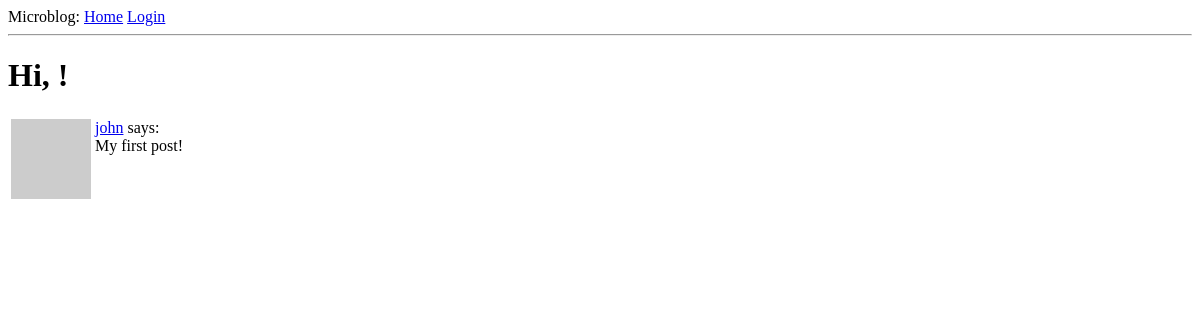
Before: /explore with the older database file.
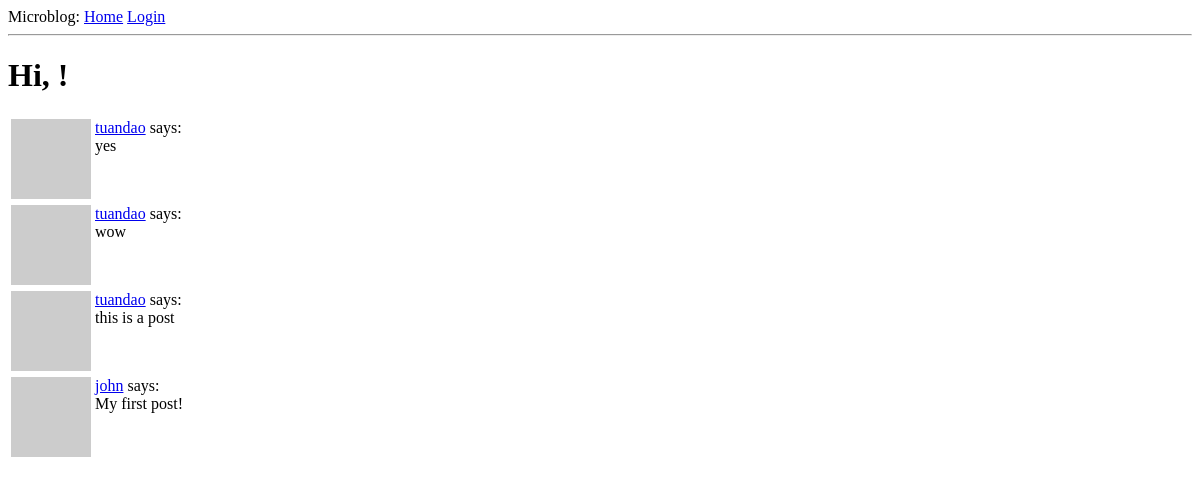
After: the same page with the newer database file.
### app/models.py (models this page shows, shortened)
class Post(db.Model):
    id = db.Column(db.Integer, primary_key=True)
    body = db.Column(db.String(140))
    timestamp = db.Column(db.DateTime, index=True, default=datetime.utcnow)
    user_id = db.Column(db.Integer, db.ForeignKey('user.id'))

class User(UserMixin, db.Model):
    id = db.Column(db.Integer, primary_key=True)
    username = db.Column(db.String(64), index=True, unique=True)
    email = db.Column(db.String(120), index=True, unique=True)
    password_hash = db.Column(db.String(128))
    posts = db.relationship('Post', backref='author', lazy='dynamic')
    about_me = db.Column(db.String(140))
    last_seen = db.Column(db.DateTime, default=datetime.utcnow)
    followed = db.relationship(
        'User', secondary=followers,
        primaryjoin=(followers.c.follower_id == id),
        secondaryjoin=(followers.c.followed_id == id),
        backref=db.backref('followers', lazy='dynamic'), lazy='dynamic')
    def avatar(self, size):
        digest = md5(self.email.lower().encode('utf-8')).hexdigest()
        return 'https://www.gravatar.com/avatar/{}?d=identicon&s={}'.format(
            digest, size)

### app/routes.py (the view)
@app.route('/explore')
def explore():
    posts = Post.query.order_by(Post.timestamp.desc()).all()
    return render_template('index.html', title='Explore', posts=posts)

### app/routes.py (called while the page is built)
@app.before_request
def before_request():
    if current_user.is_authenticated:
        current_user.last_seen = datetime.utcnow()
        db.session.commit()

### app/templates/index.html (shortened to what this page needs)
{% extends "base.html" %} {% block content %}
<h1>Hi, {{ current_user.username }}!</h1>
 {% for post in posts %} {% include '_post.html' %}{% endfor %} {%
endblock %}

### app/templates/_post.html
<table>
  <tr valign="top">
    <td><img src="{{ post.author.avatar(36) }}" /></td>
    <td>
      <a href="{{ url_for('user', username=post.author.username) }}"
        >{{ post.author.username }}</a
      >
      says:<br />{{ post.body }}
    </td>
  </tr>
</table>

Changed rows visible on the page:
added Post: author.username "tuandao", body "yes"
added Post: author.username "tuandao", body "wow"
added Post: author.username "tuandao", body "this is a post"
